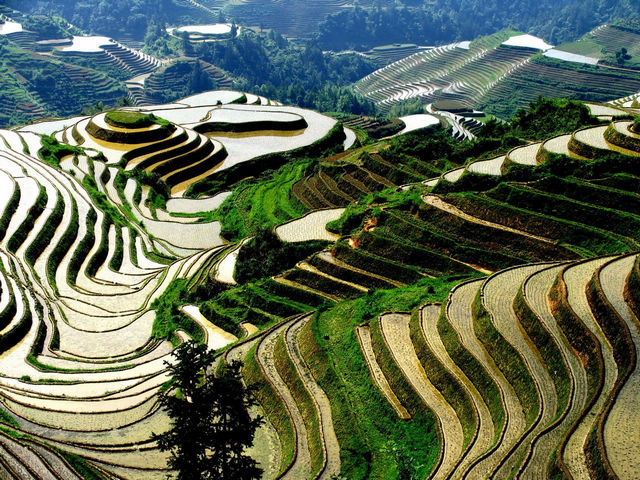
%> input picture Machine_Learning/ImageCompression_SVD_EVD_Regression/Problem 1/16rec.jpg, 640 x 480 px
$ octave GrayScaleSVD.m   (GNU Octave 9; MATLAB toolbox functions it lacks are replaced by stand-ins)
%> lines starting %> are read from the running program, lines starting %| are printed output that depends on the picture
### Machine_Learning/ImageCompression_SVD_EVD_Regression/Problem 1/mySVD.m
function [ U,S,V ] = mySVD( M )

[V,S2] = eig(M'*M);
S2 = diag(S2);
S2=sort(S2,'descend');
V = fliplr(V);
S=sqrtm(diag(S2));
U=(M*V)/S;
end

### Machine_Learning/ImageCompression_SVD_EVD_Regression/Problem 1/GrayScaleSVD.m

im = imread('16rec.jpg');
%> im is the input picture: size 480x640x3 uint8; mean R, G, B 94.6, 105.5, 83.2
[f,s,t] = size(im);
%> f = 480; s = 640; t = 3
gray = rgb2gray(im);
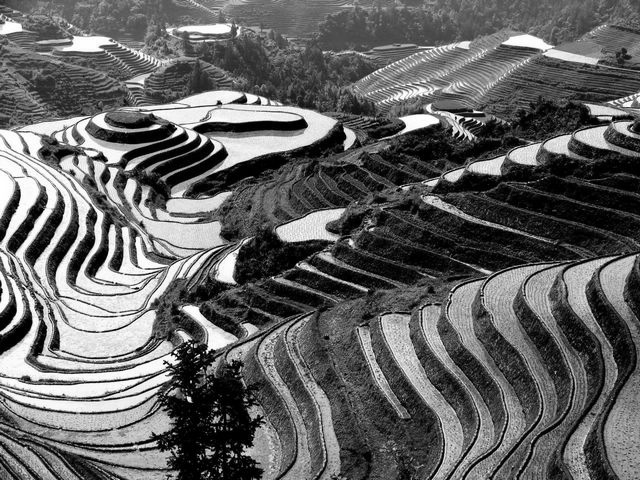
%> gray: size 480x640 uint8; min 0, max 255, mean 99.7
gray = im2double(gray);
%> gray: size 480x640 double
[U,S,V] = mySVD(gray);
%> in mySVD, `S2 = diag(S2);`: S2 = 640 values from -1.14e-11 to 50941.5
%> in mySVD, `S2=sort(S2,'descend');`: S2 = 640 values, max 50941.5 at index 1, min -1.14e-11 at index 640, mean 112.9
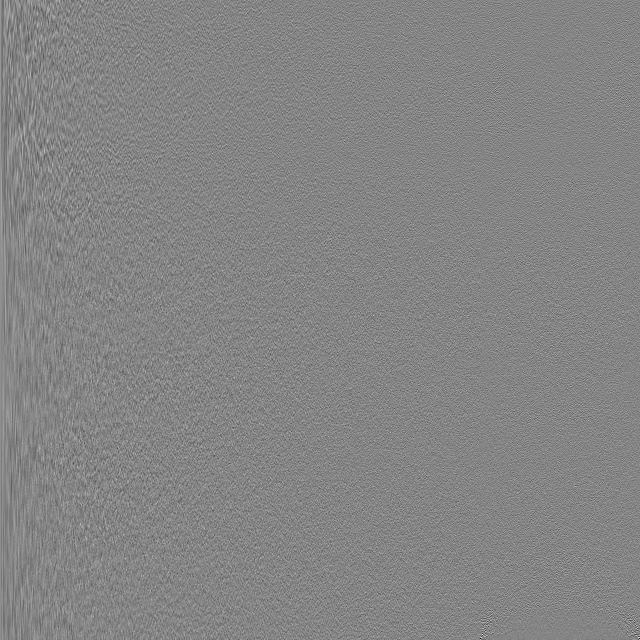
%> V: size 640x640 double; min -0.43, max 0.396, mean 8.43e-05; drawn with min black and max white
error = zeros(s,1);
%> (the run ends here)
